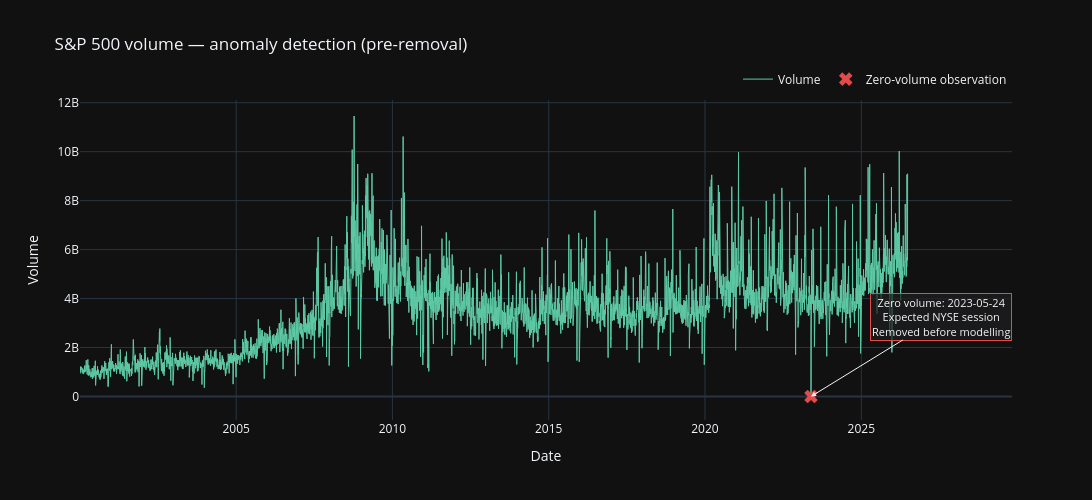

The code cell stored with this chart in its notebook:
### Code cell
# The chart is built from raw — the full dataset before the
# anomaly is removed. This ensures the zero-volume observation
# is visible on the series. After raw is filtered in Cell 6,
# the point no longer exists in the index.
 
fig = go.Figure()
 
fig.add_trace(
    go.Scatter(
        x=raw.index,
        y=raw['Volume'],
        mode='lines',
        name='Volume',
        line=dict(width=1, color='#5DCAA5')
    )
)
 
if len(zero_vol) > 0:
    anomaly_date = zero_vol.index[0]
    anomaly_date_str = str(anomaly_date.date())  # Plotly cannot serialise pd.Timestamp directly
    anomaly_volume = zero_vol.loc[anomaly_date, 'Volume']  # 0 — from zero_vol, not raw
 
    fig.add_trace(
        go.Scatter(
            x=[anomaly_date_str],
            y=[anomaly_volume],
            mode='markers',
            name='Zero-volume observation',
            marker=dict(size=12, color='#E24B4A', symbol='x')
        )
    )
 
    fig.add_annotation(
        x=anomaly_date_str,
        y=anomaly_volume,
        text=(
            f"Zero volume: {anomaly_date.date()}"
            "<br>Expected NYSE session"
            "<br>Removed before modelling"
        ),
        showarrow=True,
        arrowhead=2,
        ax=130,
        ay=-80,
        font=dict(size=11),
        bgcolor='rgba(30,30,30,0.75)',
        bordercolor='#E24B4A',
        borderwidth=1
    )
 
fig.update_layout(
    title='S&P 500 volume — anomaly detection (pre-removal)',
    xaxis_title='Date',
    yaxis_title='Volume',
    template='plotly_dark',
    height=500,
    width=1400,
    hovermode='x unified',
    legend=dict(orientation='h', yanchor='bottom', y=1.02, xanchor='right', x=1)
)
 
fig.show()
 
fig.write_image(
    '../reports/figures/sp500_volume_anomaly.png',
    width=1200,
    height=627,
    scale=2
)

### Figure 1 — Plotly figure (JSON) as saved in the notebook; plotly's stock layout.template omitted (floating-point values rounded to 4 significant figures; data arrays with more than 128 entries replaced by an {"elided": "..."} marker saying what was removed)
{"data": [{"line": {"color": "#5DCAA5", "width": 1}, "mode": "lines", "name": "Volume", "type": "scatter", "x": {"elided": "6660 str values"}, "y": {"elided": "6660 int values"}}, {"marker": {"color": "#E24B4A", "size": 12, "symbol": "x"}, "mode": "markers", "name": "Zero-volume observation", "type": "scatter", "x": ["2023-05-24"], "y": [0]}], "layout": {"annotations": [{"arrowhead": 2, "ax": 130, "ay": -80, "bgcolor": "rgba(30,30,30,0.75)", "bordercolor": "#E24B4A", "borderwidth": 1, "font": {"size": 11}, "showarrow": true, "text": "Zero volume: 2023-05-24<br>Expected NYSE session<br>Removed before modelling", "x": "2023-05-24", "y": 0}], "height": 500, "hovermode": "x unified", "legend": {"orientation": "h", "x": 1, "xanchor": "right", "y": 1.02, "yanchor": "bottom"}, "title": {"text": "S&P 500 volume — anomaly detection (pre-removal)"}, "width": 1400, "xaxis": {"title": {"text": "Date"}}, "yaxis": {"title": {"text": "Volume"}}}}
